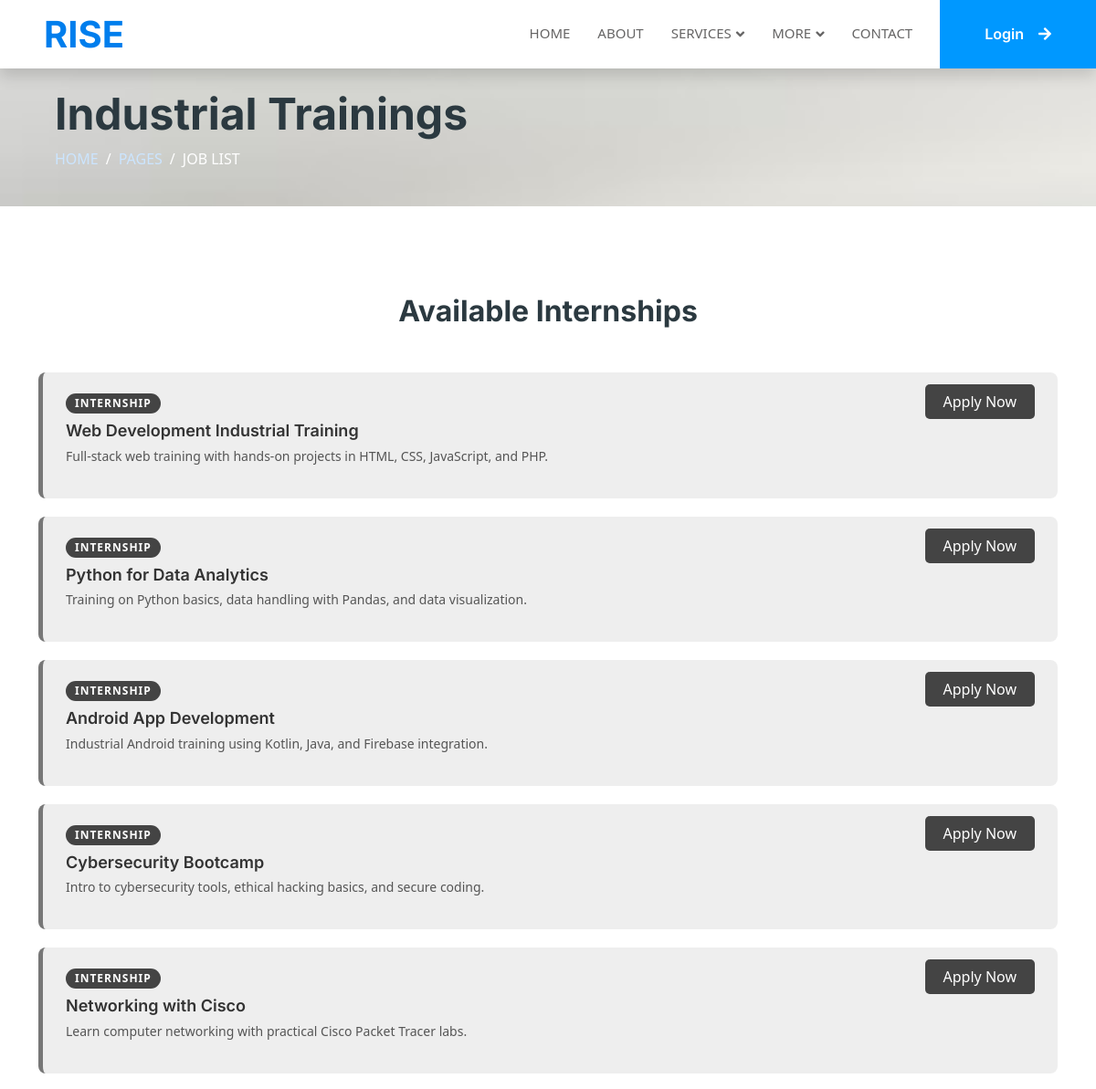
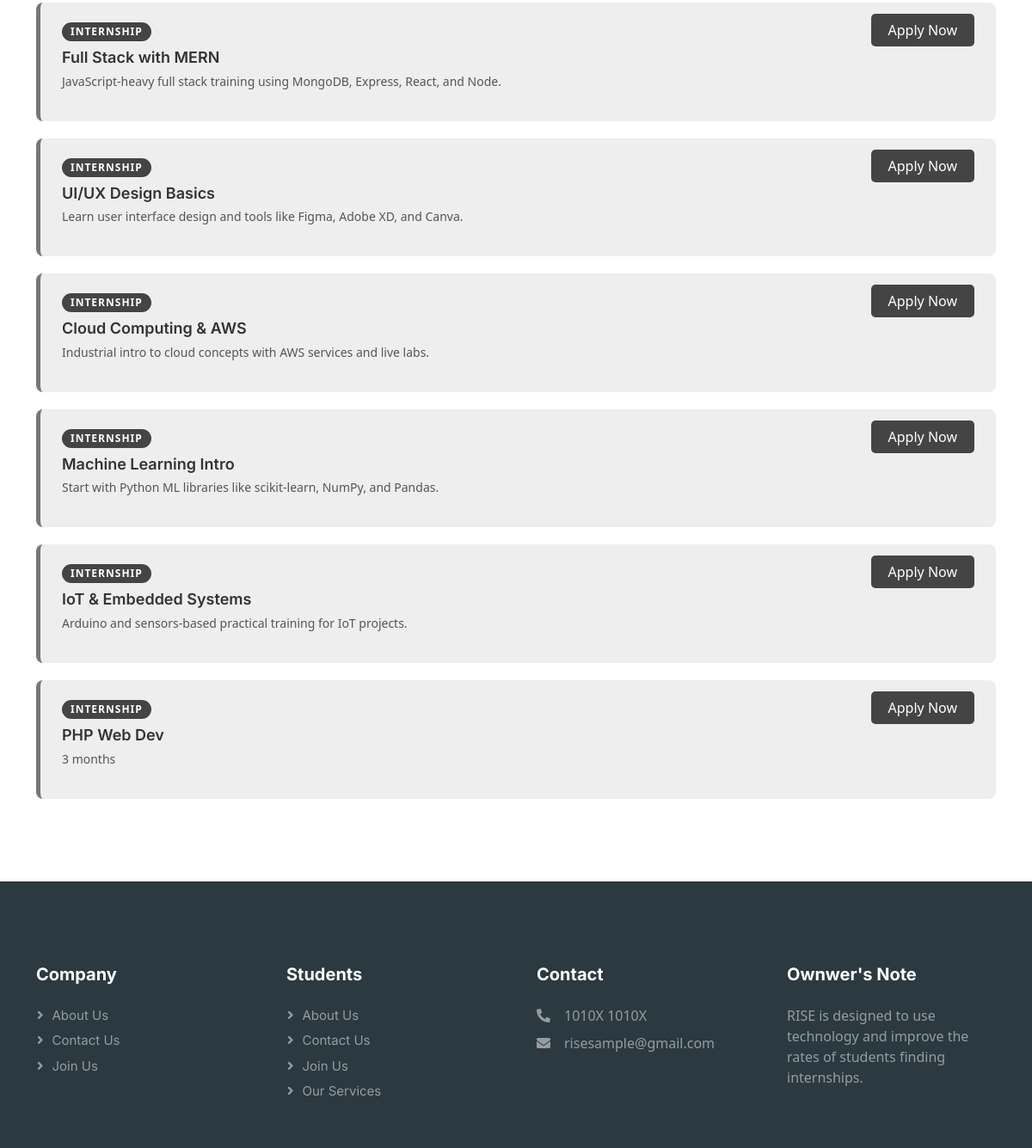
/landing/job-detail.php, run on the app's committed database (2 pictures, top to bottom).
### tables this page shows
CREATE TABLE `internships` (
  `id` int(11) NOT NULL,
  `company_id` int(11) DEFAULT NULL,
  `title` varchar(150) DEFAULT NULL,
  `description` text DEFAULT NULL,
  `location` varchar(100) DEFAULT NULL,
  `duration` varchar(50) DEFAULT NULL,
  `stipend` varchar(50) DEFAULT NULL,
  `last_date` date DEFAULT NULL,
  `status` enum('open','closed') DEFAULT 'open',
  `created_at` timestamp NOT NULL DEFAULT current_timestamp()
);

### landing/job-detail.php (the view, shortened to what this page needs)
<?php include('header.php'); ?>
<div class="container-xxl bg-dark page-header mb-5" style="padding-left: 60px; background: url('../img/landing-2.avif') no-repeat center center fixed; background-size: cover;">
    <div class="my-5 pt-5 pb-4 text-white">
        <h1 class="display-5 fw-bold animated fadeInDown">Industrial Trainings</h1>
        <nav aria-label="breadcrumb">
            <ol class="breadcrumb text-uppercase">
                <li class="breadcrumb-item"><a href="#">Home</a></li>
                <li class="breadcrumb-item"><a href="#">Pages</a></li>
                <li class="breadcrumb-item text-white active" aria-current="page">Job List</li>
            </ol>
        </nav>
    </div>
</div>
<div class="container py-5">
    <h2 class="text-center mb-5 wow fadeInUp">Available Internships</h2>
    <div class="internship-list">
        <?php
        include('../dbms/connection.php');
        $query = "SELECT * FROM internships";
        $result = mysqli_query($db, $query);
        $delay = 0.1;
        while ($row = mysqli_fetch_assoc($result)) {
        ?>
            <div class="internship-item wow fadeInUp" data-wow-delay="<?= $delay ?>s">
                <div class="internship-content">
                    <div class="internship-left">
                        <div class="internship-label">INTERNSHIP</div>
                        <h5 class="internship-title"><?= $row["title"]; ?></h5>
                        <p class="internship-desc"><?= $row["description"]; ?></p>
                    </div>
                    <div class="internship-right">
                        <a href="login.php" class="internship-apply">Apply Now</a>
                    </div>
                </div>
            </div>
        <?php $delay += 0.1; } ?>
    </div>
</div>
<link rel="stylesheet" href="https://cdnjs.cloudflare.com/ajax/libs/animate.css/4.1.1/animate.min.css"/>
<?php include('footer.php'); ?>

### css/style.css (style rules this page uses)
.page-header { background: linear-gradient(rgba(30, 58, 138, .5), rgba(30, 58, 138, 0)), url(../img/save.avif) center center no-repeat; background-size: cover; }
.breadcrumb-item + .breadcrumb-item::before { color: var(--light); }
body { background: #f4f4f4; font-family: "Segoe UI", sans-serif; }
.internship-list { display: flex; flex-direction: column; gap: 20px; }
.internship-item { background-color: #eeeeee; border-left: 5px solid #777; padding: 20px 25px; border-radius: 8px; transition: all 0.3s ease; }
.internship-content { display: flex; justify-content: space-between; align-items: flex-start; gap: 20px; flex-wrap: wrap; }
.internship-left { flex: 1; min-width: 250px; }
.internship-title { font-weight: 600; font-size: 18px; color: #333; margin-bottom: 6px; }
.internship-desc { font-size: 14px; color: #555; }
.internship-label { font-size: 12px; color: #fff; background-color: #444; display: inline-block; padding: 2px 10px; border-radius: 20px; font-weight: bold; letter-spacing: 1px; margin-bottom: 8px; }
.internship-apply { padding: 8px 20px; background-color: #444; color: white; text-decoration: none; border-radius: 5px; font-weight: 500; transition: background-color 0.3s ease; }
.breadcrumb-item a { color: #cbe5ff; text-decoration: none; }

### landing/header.php (style rules this page uses)
.fade-in { opacity: 1; transition: opacity 0.5s ease-in-out; }

### data on the page
internships: title "Web Development Industrial Training", description "Full-stack web training with hands-on projects in HTML, CSS, JavaScript, and PHP."
internships: title "Python for Data Analytics", description "Training on Python basics, data handling with Pandas, and data visualization."
internships: title "Android App Development", description "Industrial Android training using Kotlin, Java, and Firebase integration."
internships: title "Cybersecurity Bootcamp", description "Intro to cybersecurity tools, ethical hacking basics, and secure coding."
internships: title "Networking with Cisco", description "Learn computer networking with practical Cisco Packet Tracer labs."
internships: title "Full Stack with MERN", description "JavaScript-heavy full stack training using MongoDB, Express, React, and Node."
internships: title "UI/UX Design Basics", description "Learn user interface design and tools like Figma, Adobe XD, and Canva."
internships: title "Cloud Computing & AWS", description "Industrial intro to cloud concepts with AWS services and live labs."
internships: title "Machine Learning Intro", description "Start with Python ML libraries like scikit-learn, NumPy, and Pandas."
internships: title "IoT & Embedded Systems", description "Arduino and sensors-based practical training for IoT projects."
internships: title "PHP Web Dev", description "3 months"
